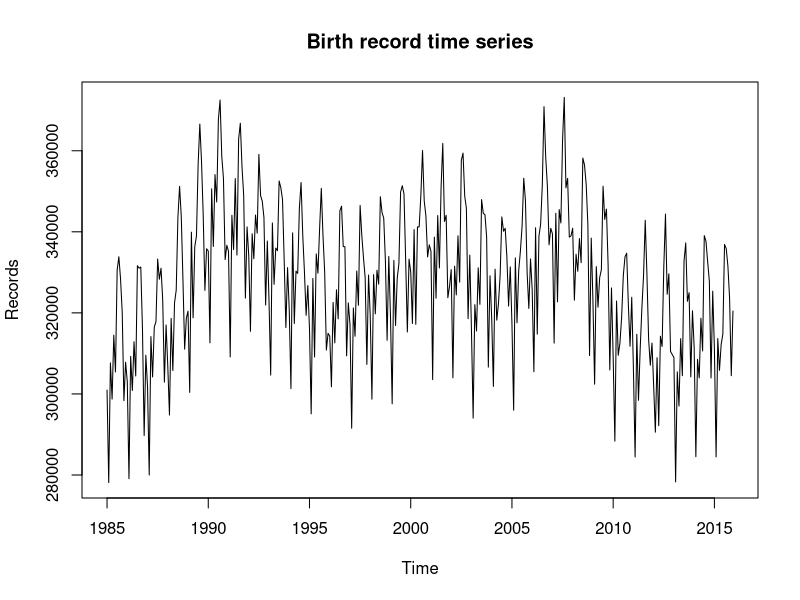
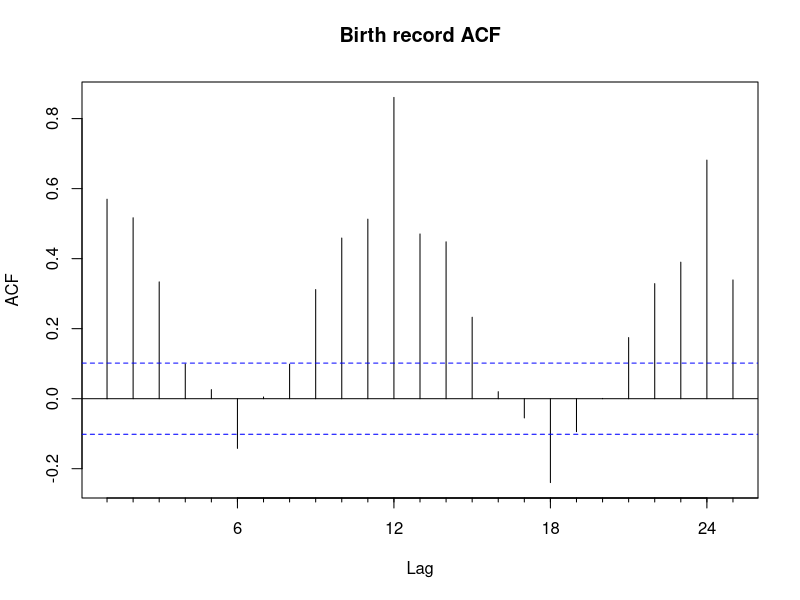
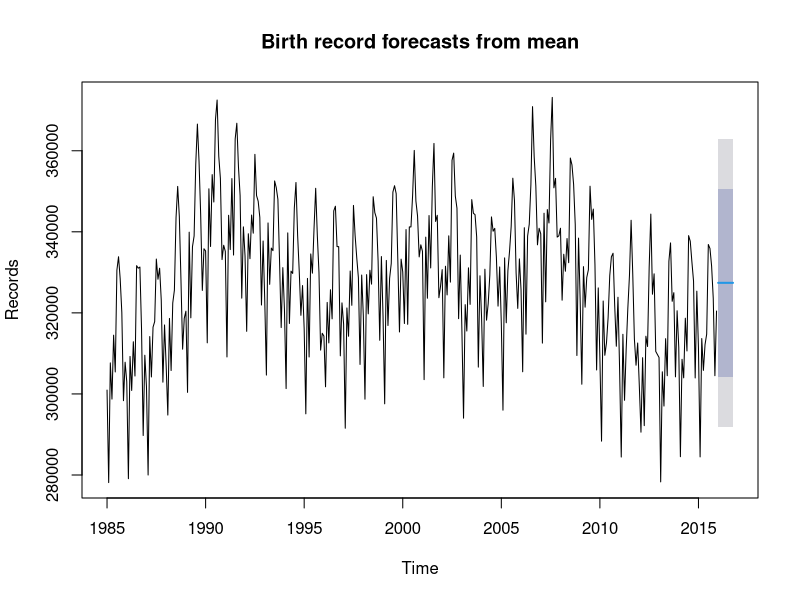
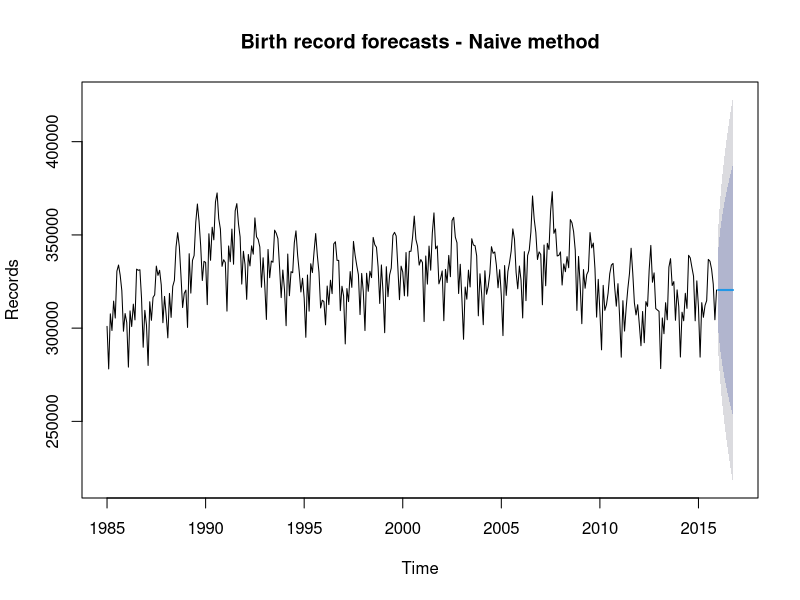
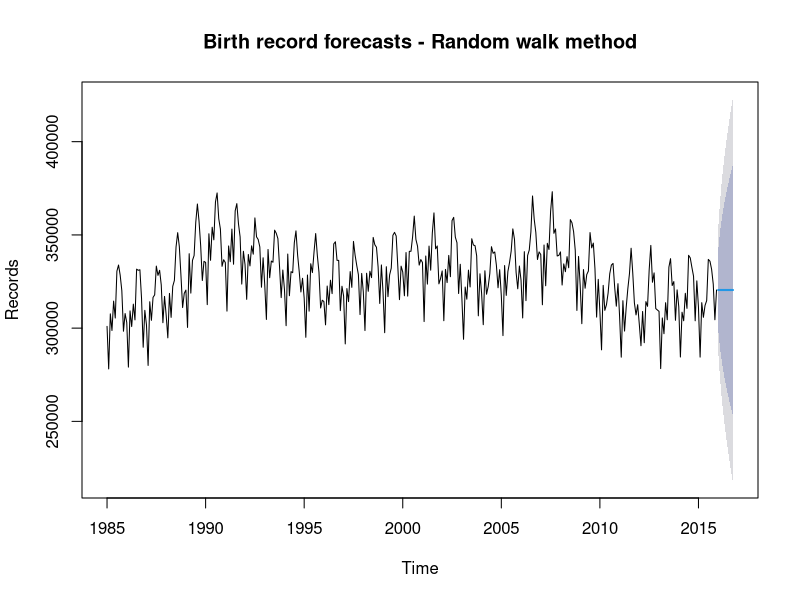
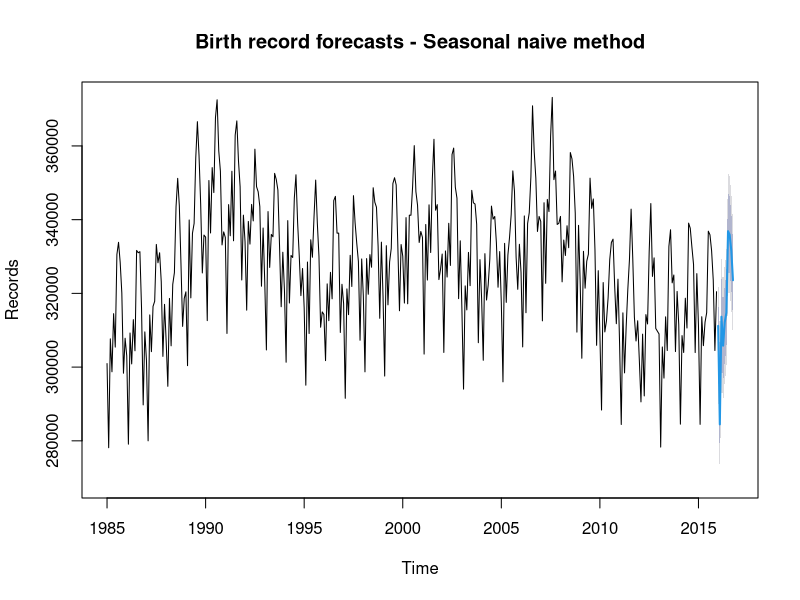
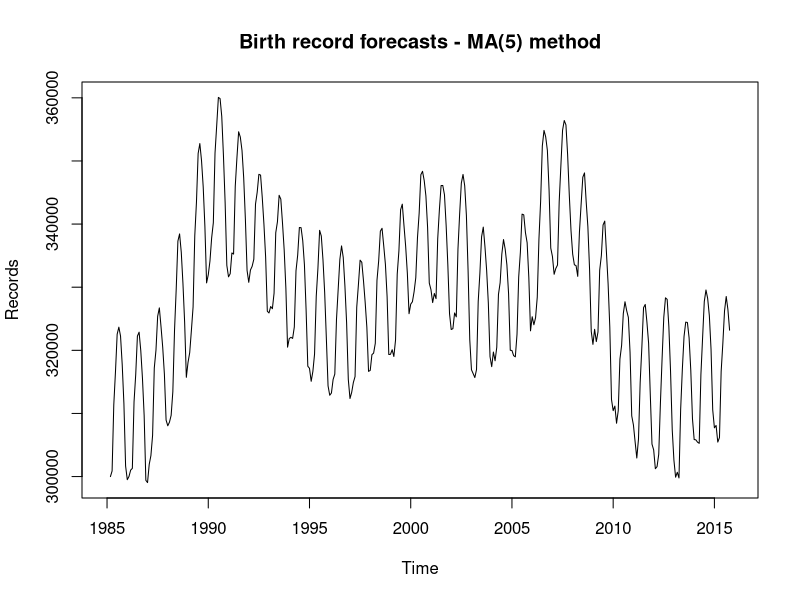
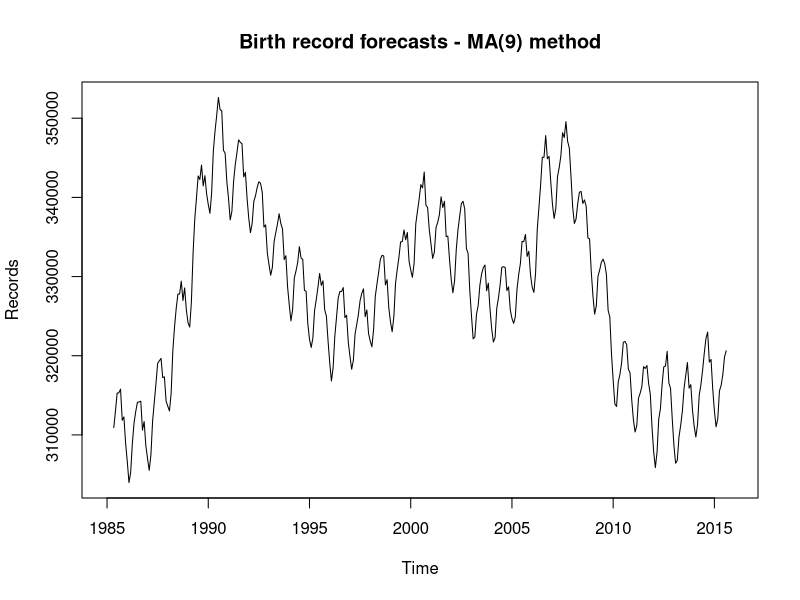

Source code (R) for these figures, in order:
## ---- chunk 1
# Import the csv file into R
library(readr)
library(forecast)
library(lubridate)
birth_data <- read_csv('aggregated_data.csv')

#Convert birth_data into a time series
ts_birth <- ts(birth_data$Records, start = c(1985, 1), frequency = 12)

ts_birth
## ---- chunk 2
# Plot time series and ACF
# The ACF suggest the data has a seasonal pattern
plot(ts_birth, main = 'Birth record time series',
     xlab = 'Time',
     ylab = 'Records')

Acf(ts_birth, , main = 'Birth record ACF',
     xlab = 'Lag',
     ylab = 'ACF')
## ---- chunk 3
# Create and explain forecasts 

# Method 1: Mean
mean_forecast <- meanf(ts_birth,10)

mean_forecast
attributes(mean_forecast)
plot(mean_forecast, main = 'Birth record forecasts from mean',
     xlab = 'Time',
     ylab = 'Records')

accuracy_mean <- accuracy(mean_forecast)

#The 'Mean' method takes the mean value of all past data as the forecast for the next 5 months. The forecast comes with 2 confidence intervals, 80% and 95%, whose values indicate the percentage by which the future actual values are expected to fall into.
## ---- chunk 4
# Method 2: Naive forecast
naive_forecast <- naive(ts_birth,10)

naive_forecast
attributes(naive_forecast)
plot(naive_forecast, main = 'Birth record forecasts - Naive method',
     xlab = 'Time',
     ylab = 'Records')

accuracy_naive <- accuracy(naive_forecast)

#The naive forecast takes the most recent obvervation (December 2015) as the future forecasts. One note is that the 80% and 95% confidence intervals expand as the forecasts go further into the future, suggesting the uncertainty increases as we forecast further.
## ---- chunk 5
# Method 3: Random walk
rwf_forecast <- rwf(ts_birth,10)

rwf_forecast
attributes(rwf_forecast)
plot(rwf_forecast, main = 'Birth record forecasts - Random walk method',
     xlab = 'Time',
     ylab = 'Records')

accuracy_rwf <- accuracy(rwf_forecast)
#The results and methodology for the random walk method is very similar to the naive method.
## ---- chunk 6
# Method 4: Seasonal naive

snaive_forecast <- snaive(ts_birth,10)

snaive_forecast
attributes(snaive_forecast)
plot(snaive_forecast, main = 'Birth record forecasts - Seasonal naive method',
     xlab = 'Time',
     ylab = 'Records')

accuracy_snaive <- accuracy(snaive_forecast)

#The seasonal naive forecast for future months take the observation of that month in the previous year (e.g. forecast for Jan 2016 equals the obervation for Jan 2015). This is because the nature of the time series is monthly data.
## ---- chunk 7
# Method 5.1: Moving average, order = 5
MA5_forecast <- ma(ts_birth,order = 5)

MA5_forecast
attributes(MA5_forecast)
plot(MA5_forecast, main = 'Birth record forecasts - MA(5) method',
     xlab = 'Time',
     ylab = 'Records')

accuracy_MA5 <- accuracy(MA5_forecast,ts_birth)

#The moving average forecast with order 5 for a point equals the average of 5 points: 2 previous obervations, that point's obervation, and 2 subsequent obervations (e.g. Forecast of Sep 2014 equals the average of obervations for July, Aug, Sep, Oct, and Nov of 2014).This is also called the centered moving average method.
## ---- chunk 8
# Method 5.2: Moving average, order = 9
#Moving average, order = 9
MA9_forecast <- ma(ts_birth,order = 9)

MA9_forecast
attributes(MA9_forecast)
plot(MA9_forecast, main = 'Birth record forecasts - MA(9) method',
     xlab = 'Time',
     ylab = 'Records')

accuracy_MA9 <- accuracy(MA9_forecast,ts_birth)
#Explanation for this method is similar to that for the MA(5) method. For MA(9), 4 previous values, the current value, and 4 subsequent values of one point are used for calculation.
## ---- chunk 9
#Decomposition
ets_forecast <- ets(ts_birth)
attributes(ets_forecast)
plot(ets_forecast)

forecast_ets <- forecast.ets(ets_forecast,h=10)

#The ets function analyzes the ts_birth data to show three aspects of the data: the level, the trend, and the seasonality. 
## ---- chunk 10
# Method 6: Holtwinters
HW_forecast <- HoltWinters(ts_birth)
attributes(HW_forecast)
plot(HW_forecast, main = 'Birth record forecasts - Holtwinters method',
     xlab = 'Time',
     ylab = 'Records')
HW_forecast$alpha
HW_forecast$beta
HW_forecast$gamma

accuracy_HW <- accuracy(HW_forecast$fitted,ts_birth)

#Creat forecasts for 10 periods using the Holtwinter model
HW <- forecast(HW_forecast,h=10)

#The HoltWinter method analyzes the data regarding three aspects: level, trend, and seasonality. The HW model takes those aspects into accountability for the future forecasts. Paremeters for the ts_birth data shows that the alpha, beta, and gamma are 0.21, 0.13, and 0.14, respectively, indicating that not much of the level, trend, and seasonal nature of the data was taken into the forecast.
## ---- chunk 11
#Plot time series and forecast models in one chart
plot(mean_forecast, main='Time series and forecasts for all models', xlab='Time', ylab='Records')
lines(rwf_forecast$mean,col="green")
lines(naive_forecast$mean,col="green")
lines(snaive_forecast$mean,col="black")
lines(MA5_forecast,col="darkgreen")
lines(MA9_forecast,col="darkblue")
lines(forecast_ets$mean,col='pink')
lines(HW$mean,col='red')
## ---- chunk 12
#I chose the MAPE accuracy metrics for the dataset because the data has a seasonal pattern. MAPE helps assess the deviation from the actual data in % instead of in the absolute value. This helps the errors from the peaks of seasons not be exaggerated. 
mape_mean <- accuracy_mean['Training set','MAPE']
mape_naive <-accuracy_naive['Training set','MAPE']
mape_rwf <-accuracy_rwf['Training set','MAPE']
mape_snaive <-accuracy_snaive['Training set','MAPE']
mape_ma5 <-accuracy_MA5['Test set','MAPE']
mape_MA9 <-accuracy_MA9['Test set','MAPE']
mape_HW <-accuracy_HW['Test set','MAPE']

mape_values <- c(mape_mean, mape_naive, mape_rwf, mape_snaive, mape_ma5, mape_MA9, mape_HW)

mape_labels <- c("Mean", "Naive", "RWF", "Snaive", "MA5", "MA9", "HoltWinters")

barplot(
  mape_values,
  names.arg = mape_labels,
  col = "skyblue",
  main = "MAPE of Forecasting Methods",
  ylab = "MAPE (%)",
  ylim = c(0, max(mape_values) * 1.1)  
)

text(
  x = seq_along(mape_values),            
  y = mape_values,                        
  labels = round(mape_values, 2),        
  pos = 3,
  cex = 0.7,
  col = "black"                           
)
## ---- chunk 13
#The bar chart suggests the Seasonal Naive method and the HoltWinters Method have the lowest MAPE, at 1.96% and 1.29% respectively. The two forecast methods take into account the seasonal pattern of the data, resulting in lower MAPE values. Therefore, those are the two most appropriate models to be used for the Birth Record data set. 
